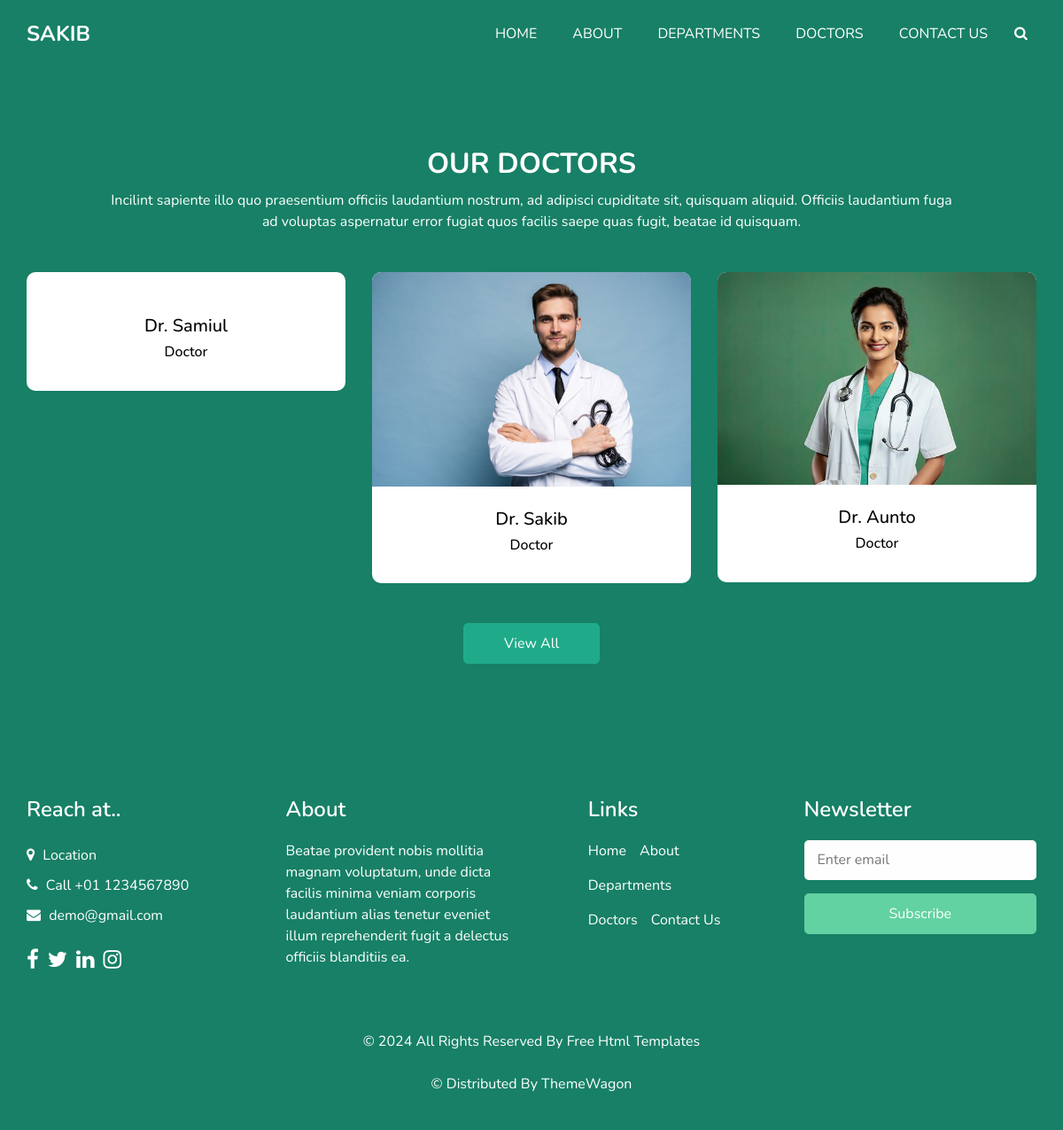
Page /doctors on the committed database.
### myapp/models.py (models this page shows, shortened)
class DOCTORS(models.Model):
    name = models.CharField(max_length=50, blank=True, null=True)
    image = models.ImageField(upload_to= 'DOCTORS/', blank=True, null=True)

### myapp/views.py (the view)
# urls.py: path('doctors', Doctors, name='doctors'),
def Doctors(request):
    doctors = DOCTORS.objects.all()
    return render(request, 'doctors.html', {'doctors':doctors})

### myapp/templates/doctors.html (shortened to what this page needs)
<!DOCTYPE html>
<html>
<head>
  {% load static %}
  <link rel="stylesheet" type="text/css" href="{% static 'css/bootstrap.css' %}" />
  <link rel="stylesheet" type="text/css" href="https://cdnjs.cloudflare.com/ajax/libs/OwlCarousel2/2.3.4/assets/owl.carousel.min.css" />
  <link href="{% static 'css/font-awesome.min.css' %}" rel="stylesheet" />
  <link href="{% static 'css/style.css' %}" rel="stylesheet" />
  <link href="{% static 'css/responsive.css' %}" rel="stylesheet" />
</head>
<body class="sub_page">
  <div class="hero_area">
    <header class="header_section">
      <div class="container">
        <nav class="navbar navbar-expand-lg custom_nav-container ">
          <a class="navbar-brand" href="{% url 'index' %}">
            <span>
              Sakib
            </span>
          </a>
          <div class="collapse navbar-collapse" id="navbarSupportedContent">
            <ul class="navbar-nav">
              <li class="nav-item">
                <a class="nav-link" href="{% url 'index' %}">Home </a>
              </li>
              <li class="nav-item">
                <a class="nav-link" href="{% url 'about' %}"> About</a>
              </li>
              <li class="nav-item">
                <a class="nav-link" href="{% url 'departments' %}">Departments</a>
              </li>
              <li class="nav-item active">
                <a class="nav-link" href="{% url 'doctors' %}">Doctors <span class="sr-only">(current)</span> </a>
              </li>
              <li class="nav-item">
                <a class="nav-link" href="{% url 'contact' %}">Contact Us</a>
              </li>
              <form class="form-inline">
                <button class="btn  my-2 my-sm-0 nav_search-btn" type="submit">
                  <i class="fa fa-search" aria-hidden="true"></i>
                </button>
              </form>
            </ul>
          </div>
        </nav>
      </div>
    </header>
  </div>
  <section class="doctor_section layout_padding">
    <div class="container">
      <div class="heading_container heading_center">
        <h2>
          Our Doctors
        </h2>
        <p class="col-md-10 mx-auto px-0">
          Incilint sapiente illo quo praesentium officiis laudantium nostrum, ad adipisci cupiditate sit, quisquam aliquid. Officiis laudantium fuga ad voluptas aspernatur error fugiat quos facilis saepe quas fugit, beatae id quisquam.
        </p>
      </div>
      <div class="row">
        {% for d in doctors %}
        <div class="col-sm-6 col-lg-4 mx-auto">
          <div class="box">
            <div class="img-box">
              <img src="{{d.image.url}}" alt="">
            </div>
            <div class="detail-box">
              <h5>
                {{d.name}}
              </h5>
              <h6 class="">
                Doctor
              </h6>
            </div>
          </div>
        </div>
        {% endfor %}
      </div>
      <div class="btn-box">
        <a href="">
          View All
        </a>
      </div>
    </div>
  </section>
  <footer class="footer_section">
    <div class="container">
      <div class="row">
        <div class="col-md-6 col-lg-3 footer_col">
          <div class="footer_contact">
            <h4>
              Reach at..
            </h4>
            <div class="contact_link_box">
              <a href="">
                <i class="fa fa-map-marker" aria-hidden="true"></i>
                <span>
                  Location
                </span>
              </a>
              <a href="">
                <i class="fa fa-phone" aria-hidden="true"></i>
                <span>
                  Call +01 1234567890
                </span>
              </a>
              <a href="">
                <i class="fa fa-envelope" aria-hidden="true"></i>
                <span>
                  demo@gmail.com
                </span>
              </a>
            </div>
          </div>
          <div class="footer_social">
            <a href="">
              <i class="fa fa-facebook" aria-hidden="true"></i>
            </a>
            <a href="">
              <i class="fa fa-twitter" aria-hidden="true"></i>
            </a>
            <a href="">
              <i class="fa fa-linkedin" aria-hidden="true"></i>
            </a>
            <a href="">
              <i class="fa fa-instagram" aria-hidden="true"></i>
            </a>
          </div>
        </div>
        <div class="col-md-6 col-lg-3 footer_col">
          <div class="footer_detail">
            <h4>
              About
            </h4>
            <p>
              Beatae provident nobis mollitia magnam voluptatum, unde dicta facilis minima veniam corporis laudantium alias tenetur eveniet illum reprehenderit fugit a delectus officiis blanditiis ea.
            </p>
          </div>
        </div>
        <div class="col-md-6 col-lg-2 mx-auto footer_col">
          <div class="footer_link_box">
            <h4>
              Links
            </h4>
            <div class="footer_links">
              <a class="" href="{% url 'index' %}">
                Home
              </a>
              <a class="" href="{% url 'about' %}">
                About
              </a>
              <a class="" href="{% url 'departments' %}">
                Departments
              </a>
              <a class="active" href="{% url 'doctors' %}">
                Doctors
              </a>
              <a class="" href="{% url 'contact' %}">
                Contact Us
              </a>
            </div>
          </div>
        </div>
        <div class="col-md-6 col-lg-3 footer_col ">
          <h4>
            Newsletter
          </h4>
          <form action="#">
            <input type="email" placeholder="Enter email" />
            <button type="submit">
              Subscribe
            </button>
          </form>
        </div>
      </div>
      <div class="footer-info">
        <p>
          &copy; <span id="displayYear"></span> All Rights Reserved By
          <a href="https://html.design/">Free Html Templates<br><br></a>
            &copy;  Distributed By
            <a href="https://themewagon.com/">ThemeWagon</a>
        </p>
      </div>
    </div>
  </footer>
</body>
</html>

### static/css/responsive.css (style rules this page uses)
@media (min-width: 1200px) { .container { max-width: 1170px; } }

### rows in the picture
DOCTORS: name "Dr. Samiul"
DOCTORS: image (picture), name "Dr. Sakib"
DOCTORS: image (picture), name "Dr. Aunto"
